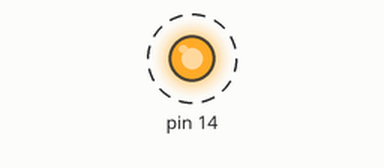
Simulated run of this sketch. Board: Arduino Uno, built with avr-gcc and run on an emulated ATmega328P. Shown: output pins drawn as LEDs (lit = HIGH). Dashed ring = blinking.

Above: at 0.5 s.
Timing chart, 0 to 4.6 s (numbered marks = the images above):
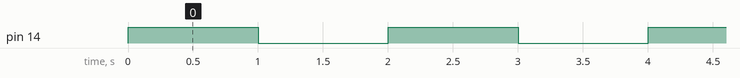

Measured:
- by itself, pin 14: alternates HIGH for 1.0 s and LOW for 1.0 s

The sketch:

examle_blink.ino
```cpp
// На основе примеров из Arduino IDE 2.0
// Bishkek 2023

// Функция setup() выполняется один раз при старте микрокнтроллера (подвча питания или нажатие кнопеи сброс).
void setup() {
// Инициализируем встроенный цифровой пин (выход микроконтроллера) 14 как выход.
pinMode(14, OUTPUT);
}

// Функция loop() выполняется бесконечное количество раз.
void loop() {
digitalWrite(14, HIGH); // включаем светодиод (HIGH - уровень напряжения)
delay(1000); // ждем одну секунду
digitalWrite(14, LOW); // выключаем светодиод, установив низкий уровень напряжения
delay(1000); // ждем одну секунду (1000 мсек)
}
```
